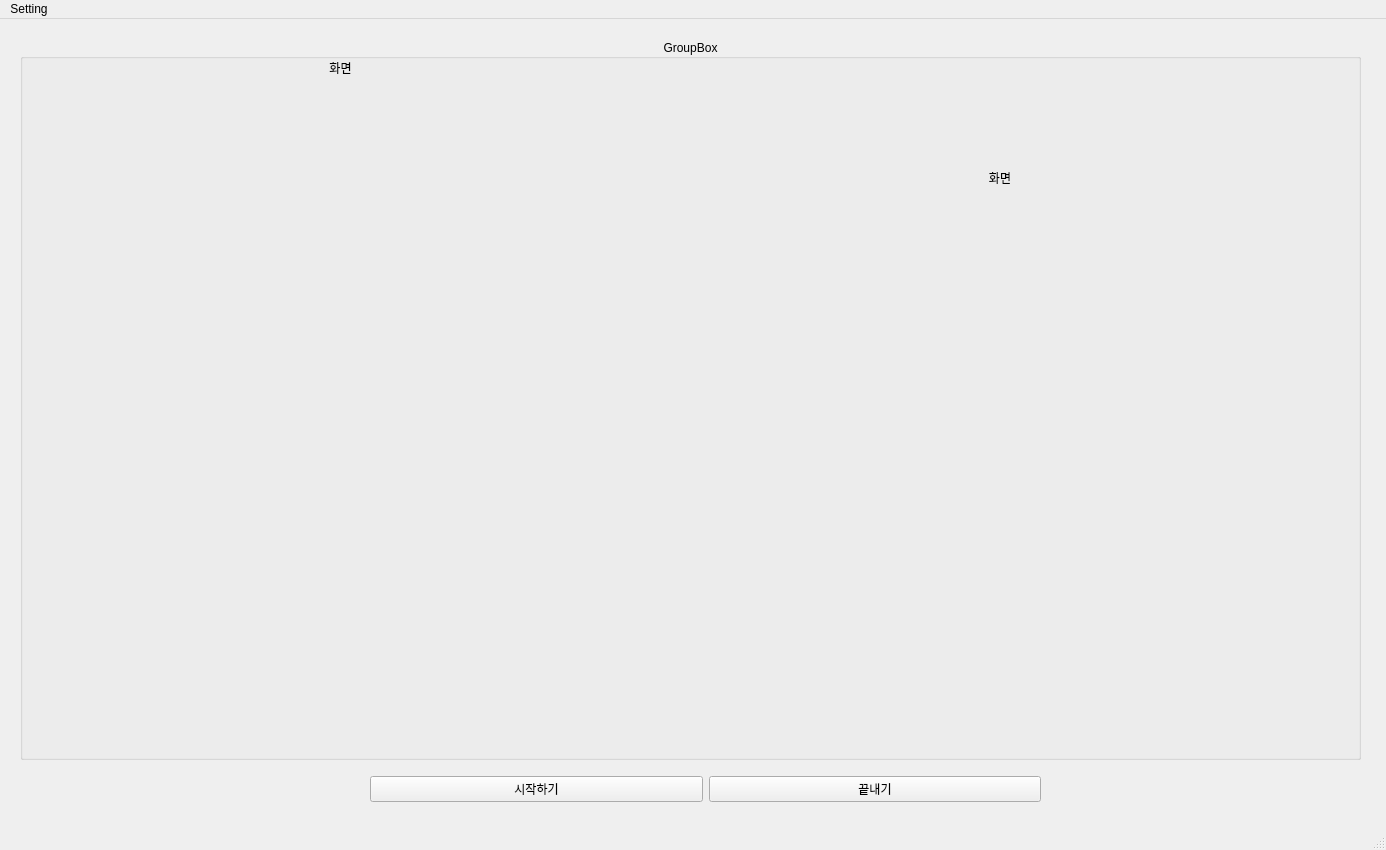
<?xml version="1.0" encoding="UTF-8"?>
<ui version="4.0">
 <class>MainWindow</class>
 <widget class="QMainWindow" name="MainWindow">
  <property name="geometry">
   <rect>
    <x>0</x>
    <y>0</y>
    <width>1386</width>
    <height>850</height>
   </rect>
  </property>
  <property name="windowTitle">
   <string>MainWindow</string>
  </property>
  <widget class="QWidget" name="centralwidget">
   <widget class="QGroupBox" name="groupBox">
    <property name="geometry">
     <rect>
      <x>20</x>
      <y>20</y>
      <width>1341</width>
      <height>721</height>
     </rect>
    </property>
    <property name="title">
     <string>GroupBox</string>
    </property>
    <property name="alignment">
     <set>Qt::AlignCenter</set>
    </property>
    <widget class="QLabel" name="camLabel">
     <property name="geometry">
      <rect>
       <x>660</x>
       <y>130</y>
       <width>640</width>
       <height>480</height>
      </rect>
     </property>
     <property name="text">
      <string>화면</string>
     </property>
     <property name="scaledContents">
      <bool>false</bool>
     </property>
     <property name="alignment">
      <set>Qt::AlignHCenter|Qt::AlignTop</set>
     </property>
     <property name="margin">
      <number>20</number>
     </property>
    </widget>
    <widget class="QLabel" name="refLabel">
     <property name="geometry">
      <rect>
       <x>10</x>
       <y>20</y>
       <width>621</width>
       <height>691</height>
      </rect>
     </property>
     <property name="styleSheet">
      <string notr="true"/>
     </property>
     <property name="text">
      <string>화면</string>
     </property>
     <property name="scaledContents">
      <bool>false</bool>
     </property>
     <property name="alignment">
      <set>Qt::AlignHCenter|Qt::AlignTop</set>
     </property>
     <property name="margin">
      <number>20</number>
     </property>
    </widget>
   </widget>
   <widget class="QWidget" name="layoutWidget">
    <property name="geometry">
     <rect>
      <x>370</x>
      <y>750</y>
      <width>671</width>
      <height>41</height>
     </rect>
    </property>
    <layout class="QHBoxLayout" name="horizontalLayout">
     <item>
      <widget class="QPushButton" name="startButton">
       <property name="text">
        <string>시작하기</string>
       </property>
      </widget>
     </item>
     <item>
      <widget class="QPushButton" name="stopButton">
       <property name="text">
        <string>끝내기</string>
       </property>
      </widget>
     </item>
    </layout>
   </widget>
  </widget>
  <widget class="QMenuBar" name="menubar">
   <property name="geometry">
    <rect>
     <x>0</x>
     <y>0</y>
     <width>1386</width>
     <height>21</height>
    </rect>
   </property>
   <widget class="QMenu" name="menuSetting">
    <property name="title">
     <string>Setting</string>
    </property>
    <addaction name="actiontest"/>
   </widget>
   <addaction name="menuSetting"/>
  </widget>
  <widget class="QStatusBar" name="statusbar"/>
  <action name="actiontest">
   <property name="text">
    <string>test</string>
   </property>
  </action>
 </widget>
 <resources/>
 <connections/>
</ui>
